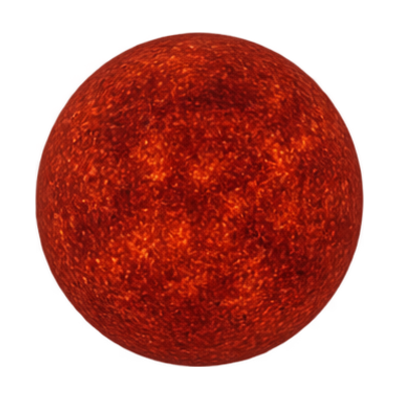
#> input picture landing/assets/portrait-barnard.png, 400 x 400 px, given in place of portrait-wise-0855.png, which was not available
$ python render-landing-portraits.py wise-0855
#> lines starting #> are read from the running program, lines starting #| are printed output that depends on the picture
# /// script
# requires-python = ">=3.13"
# dependencies = ["numpy==2.5.4", "pillow==13.0.0"]
# ///
"""Render transparent axial rotation videos from the landing's conceptual artwork.

Run from the root with uv run --script scripts/render-landing-portraits.py.
The hidden hemisphere is approximated by mirroring the visible texture.
"""

import argparse
import subprocess
from pathlib import Path

import numpy as np
from PIL import Image, ImageFilter

ASSETS = Path(__file__).resolve().parents[1] / "landing" / "assets"
SIZE, FRAMES, FPS = 800, 360, 60
# Centre and elliptical radii in the 400 px source, followed by direction.
# The smaller companion is painted last to preserve the overlap in the original.
SPHERES = {
    "wise-0855": [(199, 199, 163, 166, 1)],
    "barnard": [(199, 199, 164, 167, 1)],
    "epsilon-indi-b": [(163, 198, 129, 132, 1), (304, 274, 62, 62, -1)],
    "rw-aurigae": [(200, 195, 45, 40, 1)],
    "r-draconis": [(199, 200, 163, 162, 1)],
}


def disk_motion(xx: np.ndarray, yy: np.ndarray) -> tuple:
    """Projected dust texture. Geometry and periods belong to the artwork only."""
    scale = SIZE / 400
    dx, dy = xx - 200 * scale, yy - 200 * scale
    tilt = np.deg2rad(-29)
    cosine, sine = np.cos(tilt), np.sin(tilt)
    u = (cosine * dx + sine * dy) / (180 * scale)
    v = (-sine * dx + cosine * dy) / (48 * scale)
    radius = np.sqrt(u * u + v * v)
    angle = np.arctan2(v, u)
    star_distance = np.sqrt(dx * dx + (yy - 195 * scale) ** 2)
    weight = np.clip((1 - radius) * 8, 0, 1)
    weight *= np.clip((star_distance / scale - 49) / 10, 0, 1)
    return radius, angle, weight[..., None], cosine, sine


def sample_disk(
    colors: np.ndarray,
    radius: np.ndarray,
    angle: np.ndarray,
    cosine: float,
    sine: float,
) -> np.ndarray:
    scale = SIZE / 400
    u, v = 180 * scale * radius * np.cos(angle), 48 * scale * radius * np.sin(angle)
    sx, sy = 200 * scale + cosine * u - sine * v, 200 * scale + sine * u + cosine * v
    x = np.clip(sx, 0, SIZE - 2)
    y = np.clip(sy, 0, SIZE - 2)
    ix, iy = x.astype(np.intp), y.astype(np.intp)
    fx, fy = (x - ix)[..., None], (y - iy)[..., None]
    top = colors[iy, ix] * (1 - fx) + colors[iy, ix + 1] * fx
    bottom = colors[iy + 1, ix] * (1 - fx) + colors[iy + 1, ix + 1] * fx
    detail = top * (1 - fy) + bottom * fy
    # Never transport the bright stellar photosphere into the dust annulus.
    star = (sx - 200 * scale) ** 2 + (sy - 195 * scale) ** 2 < (58 * scale) ** 2
    return np.where(star[..., None], 1, np.clip(detail, 0.65, 1.35))


def render_rotation(name: str, spheres: list[tuple[int, int, int, int, int]]) -> None:
#> called with name = 'wise-0855'
    with Image.open(ASSETS / f"portrait-{name}.png") as img:
#> img is the input picture: PIL image 400x400 RGBA; mean R, G, B, A 84.2, 13.5, 5.9, 135.2
        original = np.array(
            img.convert("RGBA").resize((SIZE, SIZE), Image.Resampling.LANCZOS)
        )
    rgba = original.astype(np.float32)
    # Separate broad illumination from surface detail so the light stays fixed.
    lighting = np.array(
        Image.fromarray(original).filter(ImageFilter.GaussianBlur(SIZE * 0.03))
    )[..., :3].astype(np.float32)
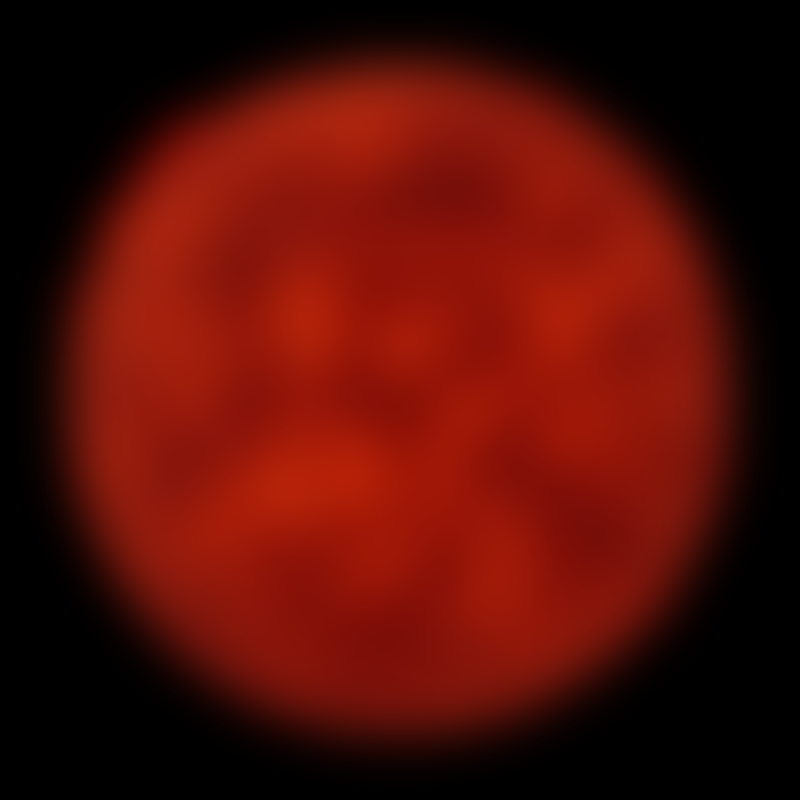
#> lighting: shape (800, 800, 3) float32; mean R, G, B 82.2, 13.3, 5.8
    colors = (rgba[..., :3] + 8) / (lighting + 8)
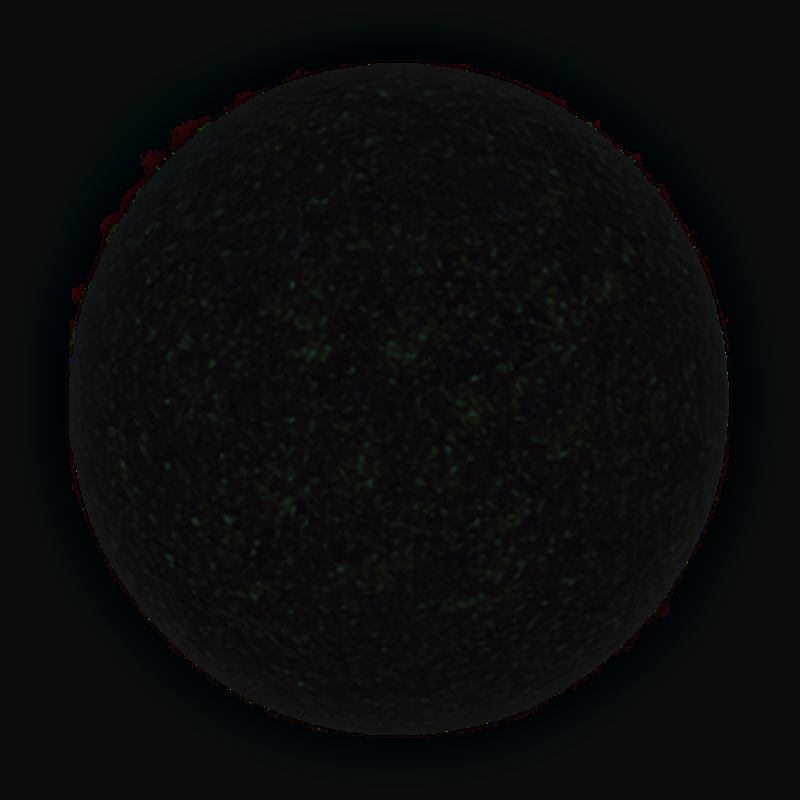
#> colors: shape (800, 800, 3) float32; mean R, G, B 0.922, 0.972, 0.989; drawn with min black and max white
    yy, xx = np.indices((SIZE, SIZE), dtype=np.float32)
    rows = yy.astype(np.intp)
    sphere_layers = []
    companion = None
    if name == "epsilon-indi-b":
        scale = SIZE / 400
        companion = ((xx - 304 * scale) / (62 * scale)) ** 2 + (
            (yy - 274 * scale) / (62 * scale)
        ) ** 2 <= 1
    disk = disk_motion(xx, yy) if name == "rw-aurigae" else None
    for cx, cy, rx, ry, direction in spheres:
        cx, cy, rx, ry = (v * SIZE / 400 for v in (cx, cy, rx, ry))
        x, y = (xx - cx) / rx, (yy - cy) / ry
        latitude_radius = np.sqrt(np.maximum(0, 1 - y * y))
        z = np.sqrt(np.maximum(0, 1 - x * x - y * y))
        longitude = np.arctan2(x, z)
        weight = np.clip((1 - x * x - y * y) * 8, 0, 1)
        if companion is not None and direction == 1:
            weight[companion] = 0
        # Leave the foreground dust band across RW Aurigae's photosphere in place.
        if name == "rw-aurigae":
            weight *= np.clip((-y - 0.52 * x + 0.22) * 5, 0, 1)
        sphere_layers.append(
            (cx, rx, longitude, latitude_radius, weight[..., None], direction)
        )

    output = ASSETS / f"portrait-spin-{name}.webm"
    temporary = output.with_suffix(".rendering.webm")
#> (the run stopped early here; a loop or call above may not have finished)

$ run again, on landing/assets/portrait-wise-0855.png
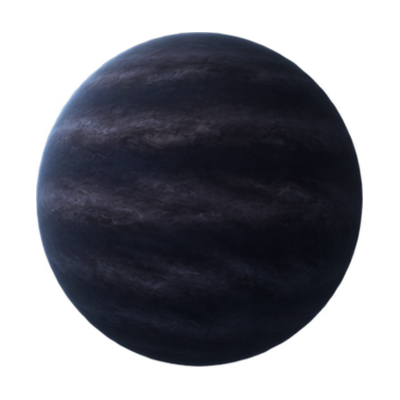
#> input picture landing/assets/portrait-wise-0855.png, 400 x 400 px
#> in render_rotation, img is the input picture: PIL image 400x400 RGBA; mean R, G, B, A 16.6, 17.8, 25.1, 134.8
#> in render_rotation, `lighting = np.array( Image.fromarray(original).filter(ImageFilter.Gaus..`:
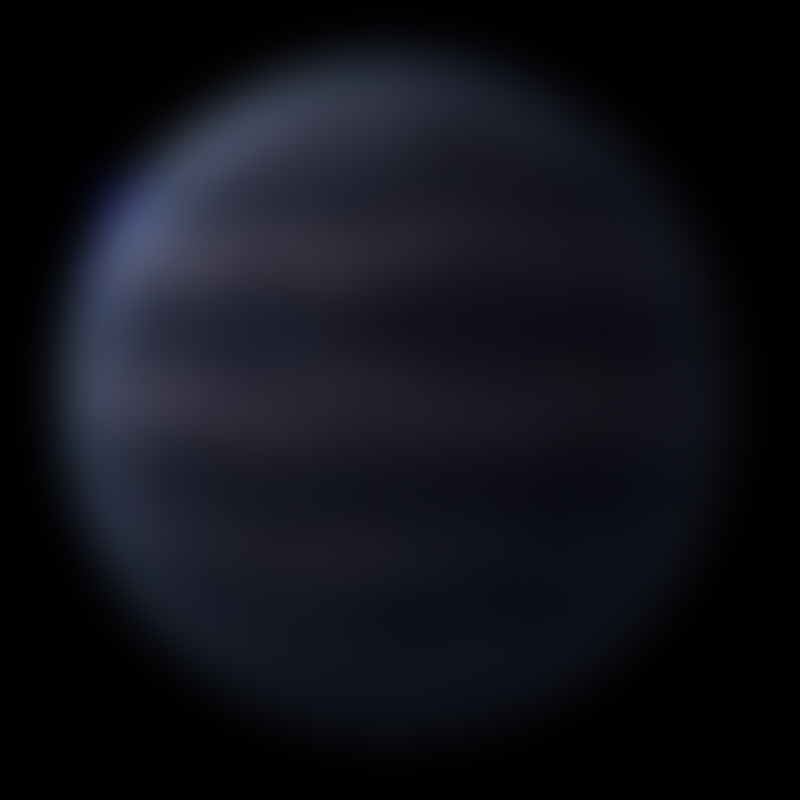
#> lighting: shape (800, 800, 3) float32; mean R, G, B 16.4, 17.6, 24.5
#> in render_rotation, `colors = (rgba[..., :3] + 8) / (lighting + 8)`:
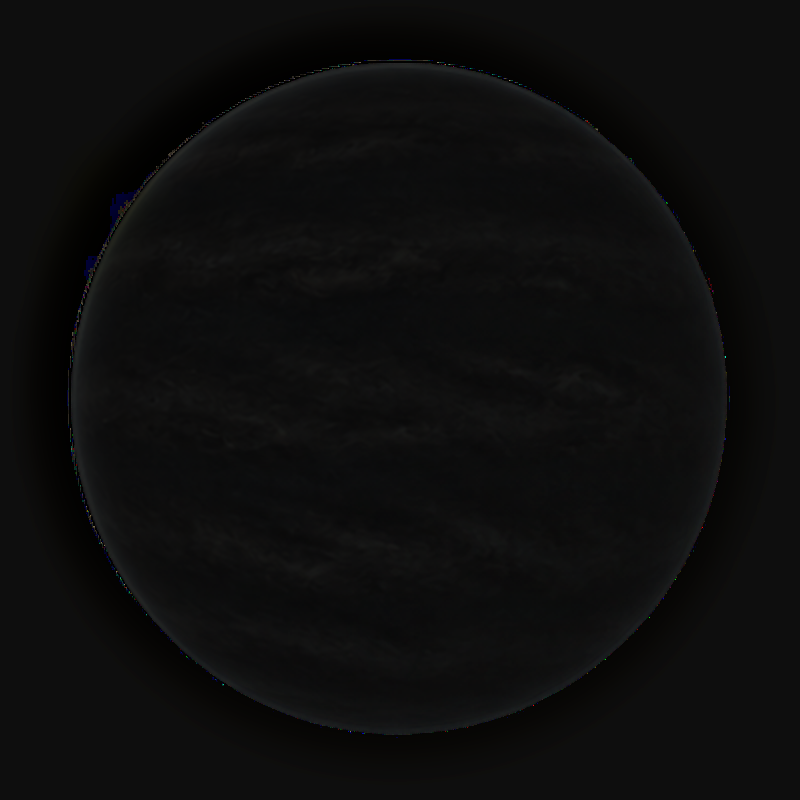
#> colors: shape (800, 800, 3) float32; mean R, G, B 0.967, 0.964, 0.956; drawn with min black and max white
